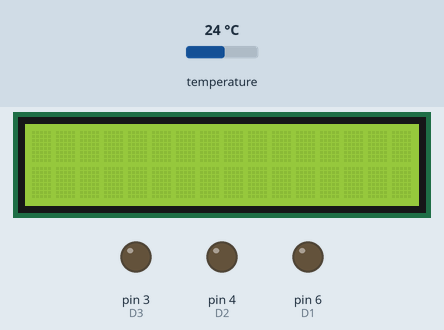
The sketch below on a simulated Arduino Uno, built with avr-gcc and run on an emulated ATmega328P. Parts: 16×2 character LCD, output pins drawn as LEDs (lit = HIGH). The test bench sets the inputs (shaded band); at power-on: temperature 24 °C.

Above: at 2.3 s.
2.4 s: temperature set to 16.5 °C
At 3.3 s:
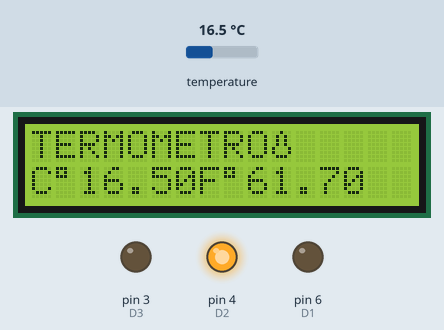
4.2 s: temperature set to 15.6 °C
5.7 s: temperature set to 14.4 °C
At 6.1 s:
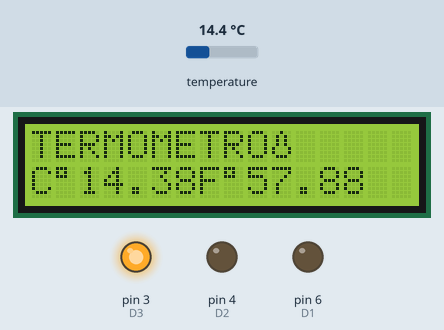
7.3 s: temperature set to 33 °C
At 7.9 s:
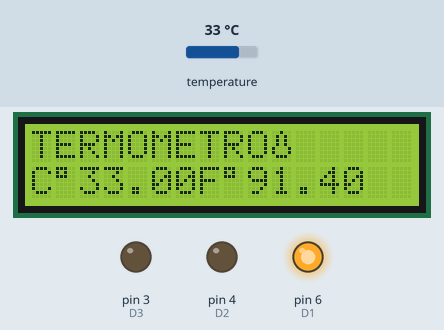
Timing chart, 0 to 9.9 s (numbered marks = the images above; inputs shaded):
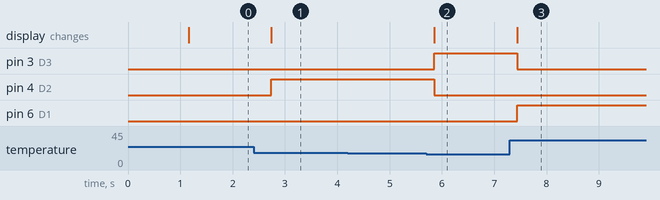

The sketch:

parte_5.ino
```cpp
//Fundación Kinal
//Centro Educativo Técnico Labral Kinal
//Electrónica
//Grado: Quinto
//Sección: A
//Curso: Taller de Electrónica Digital y Reparación de Computadoras I
//Nombre: Javier ricardo vivar sanchez
//Carné: 2019585

#include <OneWire.h>
#include <DallasTemperature.h>
//libreria del LCD
#include <Wire.h>
#include <LiquidCrystal_I2C.h>
#define Direccion_LCD 0x27
#define FILAS 2
#define COLUMNAS 16
#define Pin_de_datos 9

#define D1 6
#define D2 4
#define D3 3
int Fahrenheit;
int TEMPFahrenheit();
int Celsius;
int TEMPCelsius();
void LCD_Viva();
byte Termometro[] = {
  B00100,
  B01010,
  B01010,
  B01010,
  B10001,
  B10001,
  B01110,
  B00000
};
byte Signo_de_grados[] = {
  B11100,
  B10100,
  B11100,
  B00000,
  B00000,
  B00000,
  B00000,
  B00000
};
OneWire ourWire(2);
DallasTemperature SENSOR(&ourWire);
LiquidCrystal_I2C LCD_Vivar(Direccion_LCD, COLUMNAS, FILAS);
void setup() {
  delay(1000);
  Serial.begin(9600);
  SENSOR.begin();
  pinMode(D1, OUTPUT);
  pinMode(D2, OUTPUT);
  pinMode(D3, OUTPUT);
  LCD_Vivar.begin(16, 2);
  LCD_Vivar.init();
  LCD_Vivar.backlight();
  LCD_Vivar.createChar(1, Termometro);
  LCD_Vivar.write(1);
  LCD_Vivar.createChar(2, Signo_de_grados);
  LCD_Vivar.write(2);
}
void loop()
{
  LCD_Viva();
}
int TEMPCelsius() {
  SENSOR.requestTemperatures();
  int TEMPC = SENSOR.getTempCByIndex(0);
  return TEMPC;
}
int TEMPFahrenheit() {
  SENSOR.requestTemperatures();
  int TEMPF = SENSOR.getTempFByIndex(0);
  return TEMPF;
}

void LCD_Viva() {
  Fahrenheit = TEMPFahrenheit();
  Celsius = TEMPCelsius();
  if (Celsius > 30) {
    LCD_Vivar.setCursor(0, 0);
    LCD_Vivar.print("TERMOMETRO");
    LCD_Vivar.setCursor(10, 0);
    LCD_Vivar.write(1);
    LCD_Vivar.setCursor(0, 1);
    LCD_Vivar.print("C");
    LCD_Vivar.setCursor(2, 1);
    LCD_Vivar.print(SENSOR.getTempCByIndex(0));
    LCD_Vivar.setCursor(1, 1);
    LCD_Vivar.write(2);
    LCD_Vivar.setCursor(9, 1);
    LCD_Vivar.print(SENSOR.getTempFByIndex(0));
    LCD_Vivar.setCursor(8, 1);
    LCD_Vivar.write(2);
    LCD_Vivar.setCursor(7, 1);
    LCD_Vivar.print("F");
    digitalWrite(D1, HIGH);
    digitalWrite(D2, LOW);
    digitalWrite(D3, LOW);
  }
  if (Celsius > 15 && Celsius < 30) {
    LCD_Vivar.setCursor(0, 0);
    LCD_Vivar.print("TERMOMETRO");
    LCD_Vivar.setCursor(10, 0);
    LCD_Vivar.write(1);
    LCD_Vivar.setCursor(0, 1);
    LCD_Vivar.print("C");
    LCD_Vivar.setCursor(2, 1);
    LCD_Vivar.print(SENSOR.getTempCByIndex(0));
    LCD_Vivar.setCursor(1, 1);
    LCD_Vivar.write(2);
    LCD_Vivar.setCursor(9, 1);
    LCD_Vivar.print(SENSOR.getTempFByIndex(0));
    LCD_Vivar.setCursor(8, 1);
    LCD_Vivar.write(2);
    LCD_Vivar.setCursor(7, 1);
    LCD_Vivar.print("F");
    digitalWrite(D1, LOW);
    digitalWrite(D2, HIGH);
    digitalWrite(D3, LOW);

  }
  if (Celsius < 15 ) {
    LCD_Vivar.setCursor(0, 0);
    LCD_Vivar.print("TERMOMETRO");
    LCD_Vivar.setCursor(10, 0);
    LCD_Vivar.write(1);
    LCD_Vivar.setCursor(0, 1);
    LCD_Vivar.print("C");
    LCD_Vivar.setCursor(2, 1);
    LCD_Vivar.print(SENSOR.getTempCByIndex(0));
    LCD_Vivar.setCursor(1, 1);
    LCD_Vivar.write(2);
    LCD_Vivar.setCursor(9, 1);
    LCD_Vivar.print(SENSOR.getTempFByIndex(0));
    LCD_Vivar.setCursor(8, 1);
    LCD_Vivar.write(2);
    LCD_Vivar.setCursor(7, 1);
    LCD_Vivar.print("F");
    digitalWrite(D1, LOW);
    digitalWrite(D2, LOW);
    digitalWrite(D3, HIGH);
  }
}
```

Measured:
- the behaviour switches between 15 and 14.9 °C on temperature (found by bisection; images 1 and 2)
- after the input at 2.4 s, the display: changes after 0.34 s (image 1)
- after the input at 4.2 s, every drawn part: stays the same
- after the input at 5.7 s, pin 3 (D3): LOW → HIGH after 0.15 s; pin 4 (D2): HIGH → LOW after 0.15 s; the display: changes after 0.15 s (image 2)
- after the input at 7.3 s, pin 3 (D3): HIGH → LOW after 0.14 s; pin 6 (D1): LOW → HIGH after 0.14 s; the display: changes after 0.14 s (image 3)
